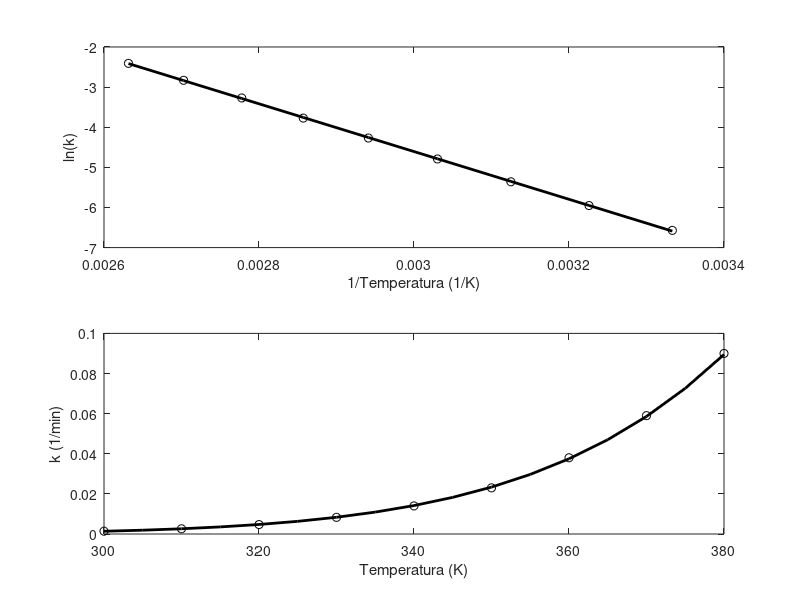

This chart was generated by the following MATLAB code: (Note: this script raises an error after producing the figure.)
function problema_5a
% Para ser utilizado con el texto H. Jorquera y C. Gelmi "Métodos Numéricos
% Aplicados a Ingeniería: Casos de estudio en Ingeniería de Procesos usando
% MATLAB", Ediciones UC, 2014.
%
% Última revisión: 11/05/2014.

% Método de ajuste lineal: polyit
R = 1.987; % cal/gmol*K
k = [0.0014 0.0026 0.0047 0.0083 0.014 0.023 0.038 0.059 0.09]; % Datos experimentales
T = 300:10:380;
invT = 1./T;
y = log(k);

% Ajuste de ecuación de la recta usando polyfit de orden 1
p = polyfit(invT,y,1);

% Comparación gráfica entre modelo lineal y datos experimentales
subplot(2,1,1)
plot(invT,y,'ko',invT,polyval(p,invT),'k','LineWidth',2)
xlabel('1/Temperatura (1/K)')
ylabel('ln(k)')
subplot(2,1,2)
T1 = 300:5:380; % Calcula más valores de tiempo
plot(T,k,'ko',T1,exp(p(1,2))*exp(p(1,1)*1./T1),'k','LineWidth',2)
xlabel('Temperatura (K)')
ylabel('k (1/min)')

% Despliegue de resultados
disp(['A = ' int2str(exp(p(1,2))) ' (1/min)'])
disp(['E = ' int2str(-p(1,1)*R) ' (cal/gmol)'])

% Error cuadrático entre el modelo y datos experimentales
kmoderror = exp(p(1,2))*exp(p(1,1)*invT);
error = sumsqr(k-kmoderror);
disp(['error = ' num2str(error)])

% Método usando optimización: lsqcurvefit
[x resnorm] = lsqcurvefit(@modelo,[500000 1e4],T,k)

%%%%%%%%%%%%%%%%%%%%%%%%%%%%%%%%%%
function F = modelo(x,xdata)
R = 1.987; % cal/gmol*K
F = x(1)*exp(-x(2)./(R*xdata));
